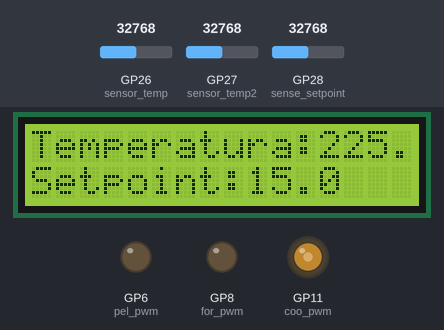
Simulated run of this program. Board: Raspberry Pi Pico running MicroPython. Shown: 16×2 character LCD, output pins drawn as LEDs (lit = HIGH). The test bench sets the inputs (shaded band); at power-on: GP26 (sensor_temp) = 32768, GP28 (sense_setpoint) = 32768, GP27 (sensor_temp2) = 32768 (analog values on the 0–65535 scale). Library files of the repository ran but are not shown: lcd_api.py, pico_i2c_lcd.py; what the program prints to the serial console is not drawn.

Above: at 1.2 s.
1.3 s: GP26 (sensor_temp) set to 45874
At 1.94 s:
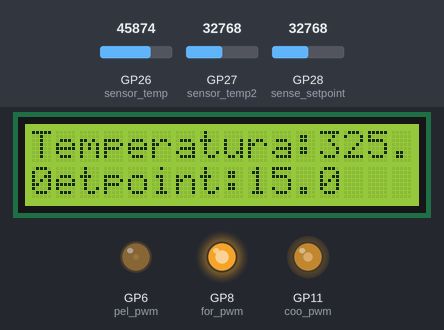
5.8 s: GP28 (sense_setpoint) set to 57670
At 8.8 s:
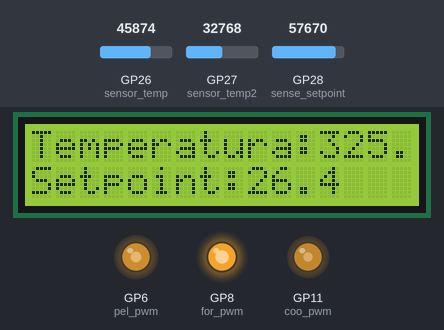
10.3 s: GP26 (sensor_temp) set to 0
At 13.9 s:
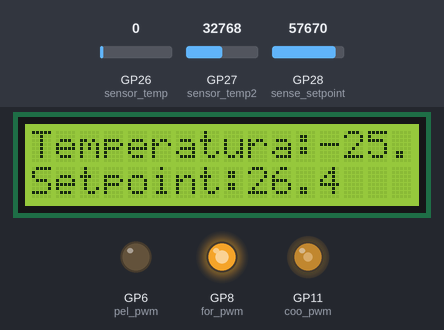
14.8 s: GP27 (sensor_temp2) set to 7568
18.4 s: GP27 (sensor_temp2) set to 6432
At 20.38 s:
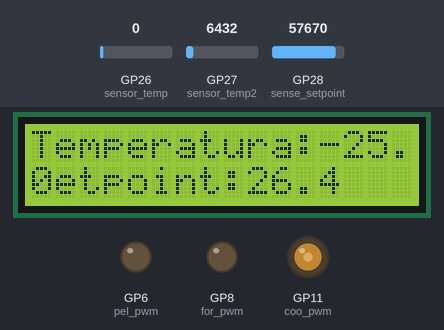
22.9 s: GP26 (sensor_temp) set to 7864
At 25.5 s:
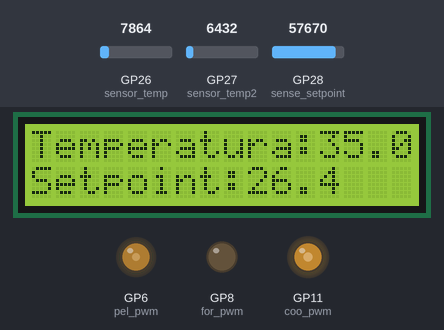
Timing chart, 0 to 27.0 s (numbered marks = the images above; inputs shaded):
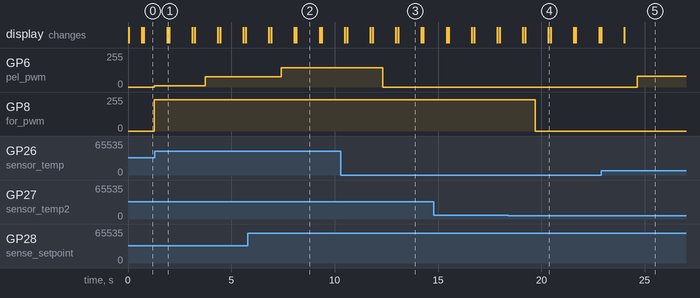

The program:

mains.py
```python
import utime
from machine import Pin, PWM, ADC, I2C
from lcd_api import LcdApi
from pico_i2c_lcd import I2cLcd

I2C_ADDR     = 39
I2C_NUM_ROWS = 2
I2C_NUM_COLS = 16

i2c = I2C(0, sda=machine.Pin(0), scl=machine.Pin(1), freq=400000)
lcd = I2cLcd(i2c, I2C_ADDR, I2C_NUM_ROWS, I2C_NUM_COLS)

pel_pwm = PWM(Pin(6))
pel_pwm.freq(1000)

for_pwm = PWM(Pin(8))
for_pwm.freq(1000)

coo_pwm = PWM(Pin(11))
coo_pwm.freq(1000)
coo_pwm.duty_u16(30000)

conversion_factor_sensor = 5 / 65535
conversion_factor = 3.3 / 65535

def read_temp(): #Medición interna de temperatura
    sensor_temp = machine.ADC(26) # Tomo una medición
    reading = sensor_temp.read_u16()
    temperature = ((reading * conversion_factor_sensor) - 0.25) / 0.01
    formatted_temperature = "{:.1f}".format(temperature)
    string_temperature = str("Temperatura:" + formatted_temperature)
    utime.sleep(0.1)
    return string_temperature

def read_temp2(): #Medición caliente de temperatura
    sensor_temp2 = machine.ADC(27)
    reading2 = sensor_temp2.read_u16()
    temperature2 = ((reading2 * conversion_factor) - 0.25) / 0.01
    formatted_temperature2 = "{:.2f}".format(temperature2)
    string_temperature2 = str("Temp2:" + formatted_temperature2)
    utime.sleep(0.1)
    return string_temperature2

def read_setpoint(): #Valor de setpoint
    sense_setpoint = machine.ADC(28)
    reading3 = sense_setpoint.read_u16()
    setpoint = (reading3 * conversion_factor * 30) / 3.3
    formatted_setpoint = "{:.1f}".format(setpoint)
    string_setpoint = str("Setpoint:" + formatted_setpoint)
    utime.sleep(0.1)
    return string_setpoint

while True:

    sensor_temp = machine.ADC(26)
    reading = sensor_temp.read_u16()
    temperature = ((reading * conversion_factor_sensor) - 0.25) / 0.01

    sensor_temp2 = machine.ADC(27)
    reading2 = sensor_temp2.read_u16()
    temperature2 = ((reading2 * conversion_factor_sensor) - 0.25) / 0.01

    sense_setpoint = machine.ADC(28)
    reading3 = sense_setpoint.read_u16()
    setpoint = (reading3 * conversion_factor) * 30 / 3.3

    print(temperature, temperature2, setpoint)
    utime.sleep_ms(500)

    error = temperature - setpoint
    kp = error * 10000
    kp = int(kp)
    Potencia = 1

    temperature = read_temp()
    lcd.move_to(0, 0)
    lcd.putstr(temperature)

    setpoint = read_setpoint()
    lcd.move_to(0, 1)
    lcd.putstr(setpoint)
    utime.sleep_ms(500)


    if (error > 0):
        Potencia = Potencia * kp
        pel_pwm.duty_u16(Potencia)

    elif (error <= 0):
        Potencia = 0
        pel_pwm.duty_u16(0)

    if (Potencia >=65535):
        Potencia = 65535

    if (temperature2 >= 30):
        for_pwm.duty_u16(60000)

    else:
        for_pwm.duty_u16(0)
```

Measured:
- the behaviour switches between 7216 and 7200 on GP27 (sensor_temp2) (found by bisection; images 3 and 4)
- after the input at 1.3 s, GP6 (pel_pwm): 11/255 → 77/255 after 2.4 s; the display: changes after 0.59 s (image 1)
- after the input at 5.8 s, GP6 (pel_pwm): 77/255 → 143/255 after 1.6 s; the display: first differs from a run without the input after 1.1 s (image 2)
- after the input at 10.3 s, GP6 (pel_pwm): 143/255 → 0/255 after 2.0 s; the display: first changes after 0.20 s (image 3 shows a later state)
- after the input at 18.4 s, GP8 (for_pwm): 233/255 → 0/255 after 1.3 s
- after the input at 22.9 s, GP6 (pel_pwm): 0/255 → 80/255 after 1.7 s; the display: first differs from a run without the input after 1.1 s (image 5)
- what the display in image 2 shows lasts 1.2 s, from 8.1 s to 9.3 s
